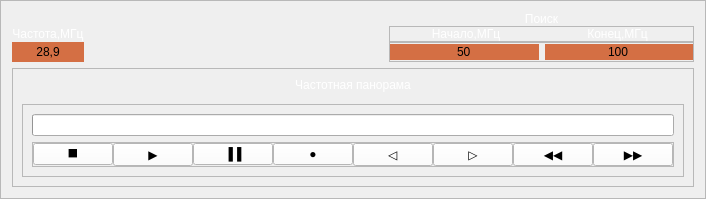
          <widget class="QFrame" name="frame_4">
           <property name="frameShape">
            <enum>QFrame::StyledPanel</enum>
           </property>
           <property name="frameShadow">
            <enum>QFrame::Plain</enum>
           </property>
           <layout class="QVBoxLayout" name="verticalLayout_3">
            <item>
             <widget class="QWidget" name="widget_8" native="true">
              <property name="styleSheet">
               <string notr="true"/>
              </property>
              <layout class="QGridLayout" name="gridLayout_4">
               <property name="leftMargin">
                <number>0</number>
               </property>
               <property name="topMargin">
                <number>0</number>
               </property>
               <property name="rightMargin">
                <number>0</number>
               </property>
               <property name="bottomMargin">
                <number>0</number>
               </property>
               <property name="spacing">
                <number>0</number>
               </property>
               <item row="3" column="3">
                <widget class="QFrame" name="frame_20">
                 <property name="frameShape">
                  <enum>QFrame::StyledPanel</enum>
                 </property>
                 <property name="frameShadow">
                  <enum>QFrame::Plain</enum>
                 </property>
                 <layout class="QHBoxLayout" name="horizontalLayout_10">
                  <property name="leftMargin">
                   <number>0</number>
                  </property>
                  <property name="topMargin">
                   <number>0</number>
                  </property>
                  <property name="rightMargin">
                   <number>0</number>
                  </property>
                  <property name="bottomMargin">
                   <number>0</number>
                  </property>
                  <item>
                   <widget class="QLineEdit" name="lbl_search_low">
                    <property name="styleSheet">
                     <string notr="true">background-color: rgb(212, 111, 68);
border-radius: 10px;
</string>
                    </property>
                    <property name="text">
                     <string>50</string>
                    </property>
                    <property name="alignment">
                     <set>Qt::AlignCenter</set>
                    </property>
                   </widget>
                  </item>
                  <item>
                   <widget class="QLineEdit" name="lbl_search_hight">
                    <property name="styleSheet">
                     <string notr="true">background-color: rgb(212, 111, 68);
border-color: rgb(100, 100, 100);
border-radius: 10px;</string>
                    </property>
                    <property name="text">
                     <string>100</string>
                    </property>
                    <property name="alignment">
                     <set>Qt::AlignCenter</set>
                    </property>
                   </widget>
                  </item>
                 </layout>
                </widget>
               </item>
               <item row="0" column="3">
                <widget class="QLabel" name="l_begining_3">
                 <property name="styleSheet">
                  <string notr="true">color: rgb(255, 255, 255);</string>
                 </property>
                 <property name="text">
                  <string>Поиск</string>
                 </property>
                 <property name="alignment">
                  <set>Qt::AlignCenter</set>
                 </property>
                </widget>
               </item>
               <item row="3" column="0">
                <widget class="QLabel" name="lbl_frequency">
                 <property name="styleSheet">
                  <string notr="true">background-color: rgb(212, 111, 68)</string>
                 </property>
                 <property name="text">
                  <string>28,9</string>
                 </property>
                 <property name="alignment">
                  <set>Qt::AlignCenter</set>
                 </property>
                </widget>
               </item>
               <item row="2" column="3">
                <widget class="QFrame" name="frame_28">
                 <property name="frameShape">
                  <enum>QFrame::StyledPanel</enum>
                 </property>
                 <property name="frameShadow">
                  <enum>QFrame::Plain</enum>
                 </property>
                 <layout class="QHBoxLayout" name="horizontalLayout_16">
                  <property name="spacing">
                   <number>0</number>
                  </property>
                  <property name="leftMargin">
                   <number>0</number>
                  </property>
                  <property name="topMargin">
                   <number>0</number>
                  </property>
                  <property name="rightMargin">
                   <number>0</number>
                  </property>
                  <property name="bottomMargin">
                   <number>0</number>
                  </property>
                  <item>
                   <widget class="QLabel" name="lbl_19">
                    <property name="styleSheet">
                     <string notr="true">color: rgb(255, 255, 255);</string>
                    </property>
                    <property name="text">
                     <string>Начало,МГц</string>
                    </property>
                    <property name="alignment">
                     <set>Qt::AlignCenter</set>
                    </property>
                   </widget>
                  </item>
                  <item>
                   <widget class="QLabel" name="lbl_20">
                    <property name="styleSheet">
                     <string notr="true">color: rgb(255, 255, 255);</string>
                    </property>
                    <property name="text">
                     <string>Конец,МГц</string>
                    </property>
                    <property name="alignment">
                     <set>Qt::AlignCenter</set>
                    </property>
                   </widget>
                  </item>
                 </layout>
                </widget>
               </item>
               <item row="3" column="1">
                <spacer name="horizontalSpacer">
                 <property name="orientation">
                  <enum>Qt::Horizontal</enum>
                 </property>
                 <property name="sizeHint" stdset="0">
                  <size>
                   <width>40</width>
                   <height>20</height>
                  </size>
                 </property>
                </spacer>
               </item>
               <item row="2" column="0">
                <widget class="QLabel" name="lbl_18">
                 <property name="styleSheet">
                  <string notr="true">color: rgb(255, 255, 255);</string>
                 </property>
                 <property name="text">
                  <string>Частота,МГц</string>
                 </property>
                 <property name="alignment">
                  <set>Qt::AlignCenter</set>
                 </property>
                </widget>
               </item>
              </layout>
             </widget>
            </item>
            <item>
             <widget class="QFrame" name="frame_6">
              <property name="frameShape">
               <enum>QFrame::StyledPanel</enum>
              </property>
              <property name="frameShadow">
               <enum>QFrame::Plain</enum>
              </property>
              <layout class="QVBoxLayout" name="verticalLayout_2" stretch="0,1,0">
               <item>
                <widget class="QLabel" name="lbl_17">
                 <property name="styleSheet">
                  <string notr="true">color: rgb(255, 255, 255);
font: 20pt &quot;MS Shell Dlg 2&quot;;</string>
                 </property>
                 <property name="text">
                  <string>Частотная панорама</string>
                 </property>
                 <property name="alignment">
                  <set>Qt::AlignCenter</set>
                 </property>
                </widget>
               </item>
               <item>
                <widget class="QWidget" name="Twidget" native="true"/>
               </item>
               <item>
                <widget class="QFrame" name="frame_7">
                 <property name="frameShape">
                  <enum>QFrame::StyledPanel</enum>
                 </property>
                 <property name="frameShadow">
                  <enum>QFrame::Plain</enum>
                 </property>
                 <property name="lineWidth">
                  <number>200</number>
                 </property>
                 <property name="midLineWidth">
                  <number>200</number>
                 </property>
                 <layout class="QVBoxLayout" name="verticalLayout_5" stretch="0,1">
                  <item>
                   <widget class="QProgressBar" name="progressBar_2">
                    <property name="value">
                     <number>0</number>
                    </property>
                    <property name="textVisible">
                     <bool>false</bool>
                    </property>
                    <property name="invertedAppearance">
                     <bool>false</bool>
                    </property>
                   </widget>
                  </item>
                  <item>
                   <widget class="QFrame" name="frame_11">
                    <property name="accessibleName">
                     <string notr="true"/>
                    </property>
                    <property name="frameShape">
                     <enum>QFrame::StyledPanel</enum>
                    </property>
                    <property name="frameShadow">
                     <enum>QFrame::Raised</enum>
                    </property>
                    <layout class="QHBoxLayout" name="horizontalLayout_3" stretch="1,1,1,1,1,1,1,1">
                     <property name="spacing">
                      <number>0</number>
                     </property>
                     <property name="leftMargin">
                      <number>0</number>
                     </property>
                     <property name="topMargin">
                      <number>0</number>
                     </property>
                     <property name="rightMargin">
                      <number>0</number>
                     </property>
                     <property name="bottomMargin">
                      <number>0</number>
                     </property>
                     <item>
                      <widget class="QPushButton" name="btn_empty_2">
                       <property name="cursor">
                        <cursorShape>PointingHandCursor</cursorShape>
                       </property>
                       <property name="styleSheet">
                        <string notr="true">background-color: rgb(255,255,255);</string>
                       </property>
                       <property name="text">
                        <string>⯀</string>
                       </property>
                      </widget>
                     </item>
                     <item>
                      <widget class="QPushButton" name="btn_empty_3">
                       <property name="cursor">
                        <cursorShape>PointingHandCursor</cursorShape>
                       </property>
                       <property name="styleSheet">
                        <string notr="true">background-color: rgb(255,255,255);</string>
                       </property>
                       <property name="text">
                        <string>▶</string>
                       </property>
                      </widget>
                     </item>
                     <item>
                      <widget class="QPushButton" name="btn_empty_4">
                       <property name="cursor">
                        <cursorShape>PointingHandCursor</cursorShape>
                       </property>
                       <property name="styleSheet">
                        <string notr="true">background-color: rgb(255,255,255);</string>
                       </property>
                       <property name="text">
                        <string>▐▐</string>
                       </property>
                      </widget>
                     </item>
                     <item>
                      <widget class="QPushButton" name="btn_empty_5">
                       <property name="cursor">
                        <cursorShape>PointingHandCursor</cursorShape>
                       </property>
                       <property name="styleSheet">
                        <string notr="true">background-color: rgb(255,255,255)</string>
                       </property>
                       <property name="text">
                        <string>●</string>
                       </property>
                      </widget>
                     </item>
                     <item>
                      <widget class="QPushButton" name="btn_empty_6">
                       <property name="cursor">
                        <cursorShape>PointingHandCursor</cursorShape>
                       </property>
                       <property name="styleSheet">
                        <string notr="true">background-color: rgb(255,255,255)</string>
                       </property>
                       <property name="text">
                        <string>◁</string>
                       </property>
                      </widget>
                     </item>
                     <item>
                      <widget class="QPushButton" name="btn_empty_7">
                       <property name="cursor">
                        <cursorShape>PointingHandCursor</cursorShape>
                       </property>
                       <property name="styleSheet">
                        <string notr="true">background-color: rgb(255,255,255)</string>
                       </property>
                       <property name="text">
                        <string>▷</string>
                       </property>
                      </widget>
                     </item>
                     <item>
                      <widget class="QPushButton" name="btn_empty_8">
                       <property name="cursor">
                        <cursorShape>PointingHandCursor</cursorShape>
                       </property>
                       <property name="styleSheet">
                        <string notr="true">background-color: rgb(255,255,255)</string>
                       </property>
                       <property name="text">
                        <string>◀◀</string>
                       </property>
                      </widget>
                     </item>
                     <item>
                      <widget class="QPushButton" name="btn_empty_9">
                       <property name="cursor">
                        <cursorShape>PointingHandCursor</cursorShape>
                       </property>
                       <property name="styleSheet">
                        <string notr="true">background-color: rgb(255,255,255)</string>
                       </property>
                       <property name="text">
                        <string>▶▶</string>
                       </property>
                      </widget>
                     </item>
                    </layout>
                   </widget>
                  </item>
                 </layout>
                </widget>
               </item>
              </layout>
             </widget>
            </item>
           </layout>
          </widget>
